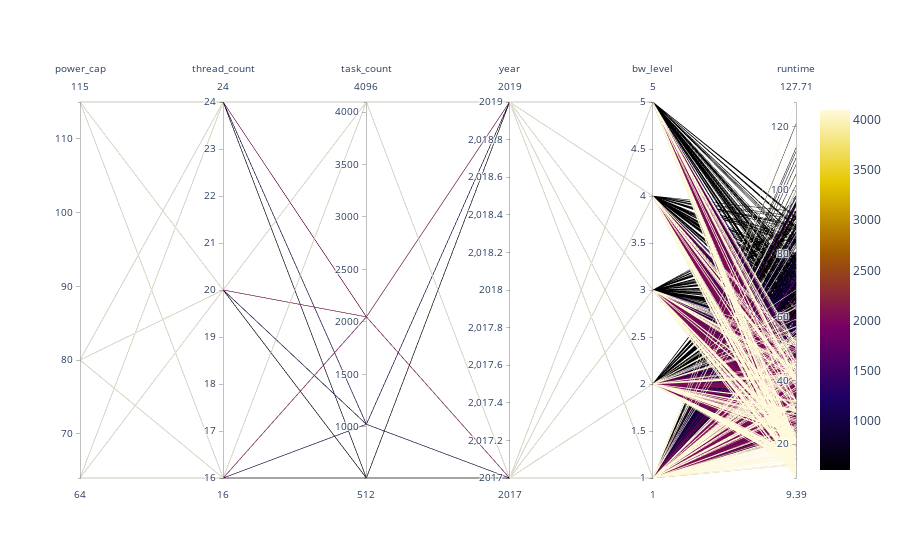

Notebook cell for this chart:
### Code cell
import plotly.graph_objects as go
import pandas as pd

def create_parcoords_plot(file_path):
    df = pd.read_csv(file_path)
    fig = go.Figure(data=go.Parcoords(
        line=dict(
            color=df['task_count'],
            colorscale='Electric',
            showscale=True,
            cmax=df['task_count'].max(),
            cmin=df['task_count'].min()
        ),
        dimensions=list([
            dict(label="power_cap", values=df['power_cap']),
            dict(label="thread_count", values=df['thread_count']),
            dict(label="task_count", values=df['task_count']),
            dict(label="year", values=df['year']),
            dict(label="bw_level", values=df['bw_level']),
            dict(label="runtime", values=df['runtime'])
        ])
    ))
    fig.show()

# Call the function with the file path
create_parcoords_plot("C:/Users/YoYo Samon/Downloads/all_Aug_2019.csv")

### Figure 1 — Plotly figure (JSON) as saved in the notebook; plotly's stock layout.template omitted (floating-point values rounded to 4 significant figures; data arrays with more than 128 entries replaced by an {"elided": "..."} marker saying what was removed)
{"data": [{"dimensions": [{"label": "power_cap", "values": {"elided": "3990 int values"}}, {"label": "thread_count", "values": {"elided": "3990 int values"}}, {"label": "task_count", "values": {"elided": "3990 int values"}}, {"label": "year", "values": {"elided": "3990 int values"}}, {"label": "bw_level", "values": {"elided": "3990 int values"}}, {"label": "runtime", "values": {"elided": "3990 float values"}}], "line": {"cmax": 4096, "cmin": 512, "color": {"elided": "3990 int values"}, "colorscale": [[0, "rgb(0,0,0)"], [0.2, "rgb(30,0,100)"], [0.4, "rgb(120,0,100)"], [0.6, "rgb(160,90,0)"], [0.8, "rgb(230,200,0)"], [1, "rgb(255,250,220)"]], "showscale": true}, "type": "parcoords"}], "layout": {}}
